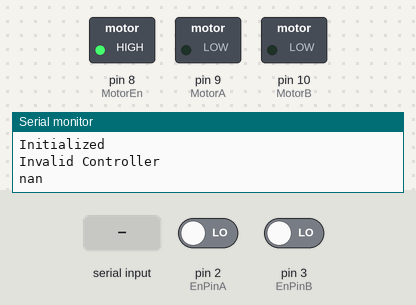
Bench run of a sketch on a simulated Arduino Uno, built with avr-gcc and run on an emulated ATmega328P. Shown: switched loads named in the sketch (green lamp = pin HIGH), the last lines printed to the serial monitor. The test bench sets the inputs (shaded band); at power-on: pin 2 (EnPinA) LOW, pin 3 (EnPinB) LOW. EEPROM starts erased.

Above: at 1.2 s.
1.3 s: "F\n" received over Serial
At 2.5 s:
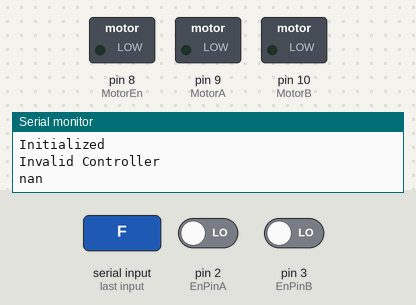
4.3 s: byte 99 ('c') received over Serial
At 7.1 s:
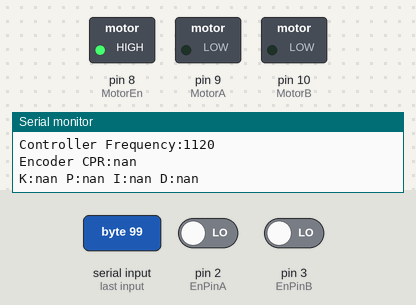
7.3 s: byte 118 ('v') received over Serial
At 8.2 s:
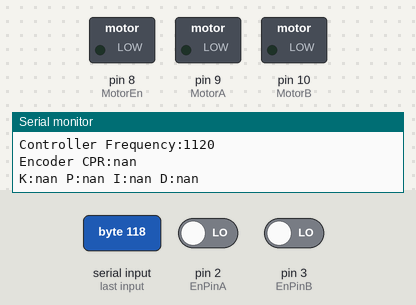
10.3 s: byte 63 ('?') received over Serial
At 12.6 s:
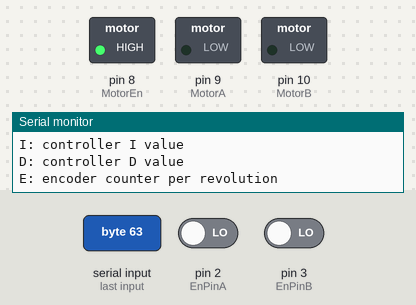
13.3 s: byte 115 ('s') received over Serial
At 14.0 s:
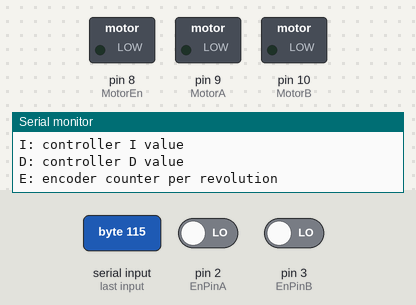
16.3 s: byte 67 ('C') received over Serial
At 19.0 s:
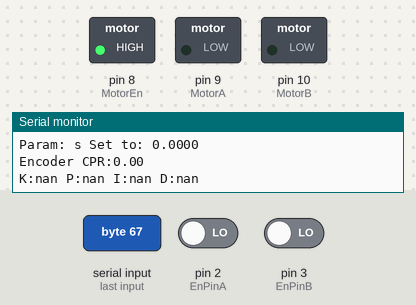
Timing chart, 0 to 20.3 s (numbered marks = the images above; inputs shaded):
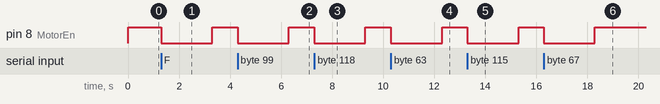

The sketch:

Controller2.ino.ino
```cpp
#include <EEPROM.h>

/*DEFINE PINS*/
/* Motor
   Blue 5V Green 0V
   Yellow EnA White EnB
   Red 12V Black 0V
   25mm 4.4:1
   EnCPR 211.2
   25mm 9.7:1
   EnCPR 464.64
   37mm 18.75:1
   EnCPR 1200
*/
#define EnPinA 2
#define EnPinB 3
#define MotorEn 8
#define MotorA 9
#define MotorB 10
/* Potentiometer
   Orange 5V Brown 0V Red Output
*/
#define AngleSensor 1

/*DEFINE PARAMETERS*/
#define SerialDecimal 4

/*ISR VARIABLES*/
volatile int EnPos = 0;
volatile byte EnChA = 0;
volatile byte EnChB = 0;

unsigned int CycleCount, CycleTime, CycleFrequency;
/*VARIABLES*/
unsigned int EnOutput = 0;
unsigned int SetPoint = 0;
float EnAngle = 0;
int EnTurns = 0;
int control;

/*CONTROLLER*/
byte select;
byte enable;

struct motor {
  double K;
  double P;
  double I;
  double D;
  double EnCPR;
};

int AddrPID;
double integrator = 0;
double error = 0;
motor motorPID;

/*EEPROM BLOCK
  0, select
  1, motor1
  sizeof(motor)+1, motor2
*/

void setup() {
  /*SETUP ENCODER */
  pinMode(EnPinA, INPUT);
  pinMode(EnPinB, INPUT);
  // encoder pin on interrupt 0 (pin 2)
  attachInterrupt(0, EnIsrA, CHANGE);
  // encoder pin on interrupt 1 (pin 3)
  attachInterrupt(1, EnIsrB, CHANGE);

  /*SETUP MOTOR*/
  pinMode(MotorA, OUTPUT);
  pinMode(MotorB, OUTPUT);
  pinMode(MotorEn, OUTPUT);
  digitalWrite(MotorEn, HIGH);

  /*SETUP SERIAL*/
  Serial.begin (115200);
  Serial.println("Initialized");

  /* SETUP CONTROLLER
     Load select with address 0
     Next load that controller
  */
  EEPROM.get(0, select);
  LoadController();
  Serial.println(motorPID.EnCPR);
  /* SETUP PWM FREQUENCY
     Set PWM to 31250 Hz 0x01
     Set PWM to 3906 Hz 0x02
     Set PWM to 488 Hz 0x03
  */
  TCCR1B = TCCR1B & 0b11111000 | 0x01;
}
/* Main Loop */
void loop() {
  // Serial.println(EnAngle);
  CycleCount++;
  if(millis()>CycleTime){
    CycleFrequency=CycleCount*10;
    CycleTime+=100;
    CycleCount=0;
  }
  serial();
  inputs();
  control = controller();
  outputs(control);
}
void inputs() {
  EnOutput = EnPos;
  EnAngle = EnOutput * 360.0 / motorPID.EnCPR;
}
int controller() {
  error = SetPoint - EnAngle;
  integrator += error;
  int control = motorPID.K * (error * motorPID.P + integrator * motorPID.I);
  return control;
}
void outputs(int pwm) {
  if (pwm == 0) {
    digitalWrite(MotorA, 0);
    digitalWrite(MotorB, 0);
  }
  //clamp pwm signal
  else if (pwm > 255) {
    outputs(255);
  }
  //clamp pwm signal
  else if (pwm < -255) {
    outputs(-255);
  }
  else if (pwm > 0) {
    digitalWrite(MotorB, 0);
    analogWrite(MotorA, pwm);
  }
  else {
    digitalWrite(MotorA, 0);
    analogWrite(MotorB, -pwm);
  }
}
void serial() {
  while (Serial.available() > 0) {
    digitalWrite(MotorEn, LOW);
    control = 0;
    char parameter = Serial.read();// get parameter byte
    float value = Serial.parseFloat();
    Serial.readStringUntil('\n');
    switch (parameter) {
      case 'c':
      case 'C':
        if (value) {
          select = value;
          EEPROM.put(0, select);
          LoadController();
          break;
        }
        else {
          DisplayController();
        }
        break;
      case 'v':
      case 'V':
        Serial.print("SV:");
        Serial.print(SetPoint);
        Serial.print(" PV:");
        Serial.print(EnAngle);
        Serial.print(" Error:");
        Serial.println(SetPoint - EnAngle);
        break;
      case 'f':
      case 'F':
        Serial.print("Controller Frequency:");
        Serial.println(CycleFrequency);
        break;
      case '?':
      case 'h':
      case 'H':
        Serial.println("Help, h, or ?: display this menu");
        Serial.println("C: select controller 1 or 2, no arg to display current");
        Serial.println("S: Setpoint Command");
        Serial.println("V: Display SV and CV");
        Serial.println("K: controller K value");
        Serial.println("P: controller P value");
        Serial.println("I: controller I value");
        Serial.println("D: controller D value");
        Serial.println("E: encoder counter per revolution");
        break;
      case 's':
      case 'S':
        SetPoint = value;
      case 'e':
      case 'E':
        motorPID.EnCPR = value;
        EEPROM.put(AddrPID, motorPID);
        UpdateController(parameter, value);
        break;
      case 'k':
      case 'K':
        motorPID.K = value;
        EEPROM.put(AddrPID, motorPID);
        UpdateController(parameter, value);
        break;
      case 'p':
      case 'P':
        motorPID.P = value;
        EEPROM.put(AddrPID, motorPID);
        UpdateController(parameter, value);
        break;
      case 'i':
      case 'I':
        motorPID.I = value;
        EEPROM.put(AddrPID, motorPID);
        UpdateController(parameter, value);
        break;
      case 'd':
      case 'D':
        motorPID.D = value;
        EEPROM.put(AddrPID, motorPID);
        UpdateController(parameter, value);
        break;
      default:
        Serial.println("Invalid Statement");
        break;
    }
  }
  digitalWrite(MotorEn, HIGH);
}
void LoadController() {
  if (select == 1) {
    Serial.println("Selected Controller 1");
    AddrPID = 1;
  }
  else if (select == 2) {
    Serial.println("Selected Controller 2");
    AddrPID = sizeof(motor) + 1;
  }
  else {
    Serial.println("Invalid Controller");
  }
  EEPROM.get( AddrPID, motorPID );
}
void UpdateController(char parameter, float value) {
  Serial.print("Param: ");
  Serial.print(parameter);
  Serial.print(" Set to: ");
  Serial.println(value, SerialDecimal);
}
void DisplayController() {
  if (select == 1) {
    Serial.println("Controller 1");
  }
  else if ( select == 2) {
    Serial.println("Controller 2");
  }
  Serial.print("Encoder CPR:");
  Serial.println(motorPID.EnCPR, 2);
  Serial.print("K:");
  Serial.print(motorPID.K, SerialDecimal);
  Serial.print(" P:");
  Serial.print(motorPID.P, SerialDecimal);
  Serial.print(" I:");
  Serial.print(motorPID.I, SerialDecimal);
  Serial.print(" D:");
  Serial.println(motorPID.D, SerialDecimal);

}

// Interrupt on A changing state
void EnIsrA() {
  if (EnChB ^ EnChA) {
    EnPos++;
  }
  else {
    EnPos--;
  }
  EnChA = digitalRead(EnPinA);
}
// Interrupt on B changing state
void EnIsrB() {
  EnChB = digitalRead(EnPinB);
  if (EnChB ^ EnChA) {
    EnPos++;
  }
  else {
    EnPos--;
  }
}
```

Measured:
- after the input at 1.3 s, pin 8 (MotorEn): HIGH → LOW at once, → HIGH 2.0 s later
- after the input at 4.3 s, pin 8 (MotorEn): HIGH → LOW at once, → HIGH 2.0 s later
- after the input at 7.3 s, pin 8 (MotorEn): HIGH → LOW at once, → HIGH 2.0 s later
- after the input at 10.3 s, pin 8 (MotorEn): HIGH → LOW at once, → HIGH 2.0 s later
- after the input at 13.3 s, pin 8 (MotorEn): HIGH → LOW at once, → HIGH 2.0 s later
- after the input at 16.3 s, pin 8 (MotorEn): HIGH → LOW at once, → HIGH 2.0 s later
